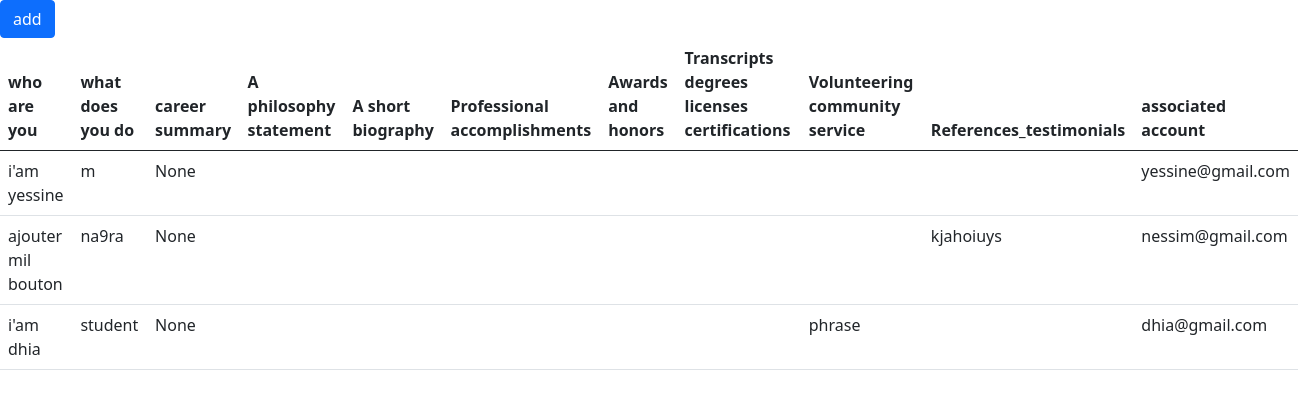
The page /portfolios/ on the database its author committed.
### MainApplication/models.py (models this page shows, shortened)
class Portfolio(models.Model):
   who_is_you=models.TextField(max_length=1000,null=True,blank=True)
   what_does_you_do=models.TextField(max_length=1000,null=True,blank=True)
   career_summary=models.TextField(max_length=1000,null=True,blank=True)
   A_philosophy_statement=models.TextField(max_length=1000,null=True,blank=True)
   A_short_biography=models.TextField(max_length=1000,null=True,blank=True)
   Professional_accomplishments=models.TextField(max_length=1000,null=True,blank=True)
   Awards_and_honors=models.TextField(max_length=1000,null=True,blank=True)
   Transcripts_degrees_licenses_certifications=models.TextField(max_length=1000,null=True,blank=True)
   Volunteering_community_service=models.TextField(max_length=1000,null=True,blank=True)
   References_testimonials=models.TextField(max_length=1000,null=True,blank=True)
   portfolioAccount=models.OneToOneField(Account,on_delete=models.CASCADE,null=True)
   class Meta:
        verbose_name="portfeuille"

class Account(models.Model):
    accountId=models.IntegerField(primary_key=True,null=False)
    login=models.EmailField(max_length=50)
    password=models.CharField(max_length=15,null=False,blank=False)
    color=models.CharField(max_length=15,null=True,blank=True)
    userAccount=models.OneToOneField(SimpleUser,on_delete=models.CASCADE, null=True)
    def __str__(self):
       return self.login
    class Meta:
           verbose_name="compte"

### MainApplication/views.py (the view)
# urls.py: path('portfolios/',views.showAllPortfolios,name="showAllPortfolios"),
def showAllPortfolios(Request):
    portfolios=Portfolio.objects.all()
    return render(Request,'portfolios.html',{'portfolios':portfolios})

### MainApplication/templates/portfolios.html (shortened to what this page needs)
{% load static %}
<!DOCTYPE html>
<html lang="en">
<head>
    <link rel="stylesheet" href="{%static '/css/bootstrap.min.css'%}">
</head>
<body>
<a href="%url 'newPortfolio'" class="btn btn-primary">add</a>
    <table class="table">
        <thead class="thead-dark">
           <th>who are you </th>
           <th>what does you do</th>
           <th>career summary</th>
           <th>A philosophy statement</th>
           <th>A short biography</th>
           <th>Professional accomplishments</th>
           <th>Awards and honors</th>
           <th>Transcripts degrees licenses certifications</th>
           <th>Volunteering community service</th>
           <th>References_testimonials</th>
           <th>associated account</th>
        </thead>
        <tbody>
           {% for portfolio in portfolios%}
           <tr>
               <td>{{portfolio.who_is_you}}</td>
               <td>{{portfolio.what_does_you_do}}</td>
               <td>{{portfolio.career_summary}}</td>
               <td>{{portfolio.A_philosophy_statement}}</td>
               <td>{{portfolio.A_short_biography}}</td>
               <td>{{portfolio.Professional_accomplishments}}</td>
               <td>{{portfolio.Awards_and_honors}}</td>
               <td>{{portfolio.Transcripts_degrees_licenses_certifications}}</td>
               <td>{{portfolio.Volunteering_community_service}}</td>
               <td>{{portfolio.References_testimonials}}</td>
               <td>{{portfolio.portfolioAccount}}</td>
           </tr>
           {%endfor%}
        </tbody>
       </table>
   </body>
   </html>
</body>
</html>

### rows shown on the page
Portfolio: who_is_you "i'am yessine", what_does_you_do "m", career_summary "None", portfolioAccount "yessine@gmail.com"
Portfolio: who_is_you "ajouter mil bouton", what_does_you_do "na9ra", career_summary "None", References_testimonials "kjahoiuys", portfolioAccount "nessim@gmail.com"
Portfolio: who_is_you "i'am dhia", what_does_you_do "student", career_summary "None", Volunteering_community_service "phrase", portfolioAccount "dhia@gmail.com"
